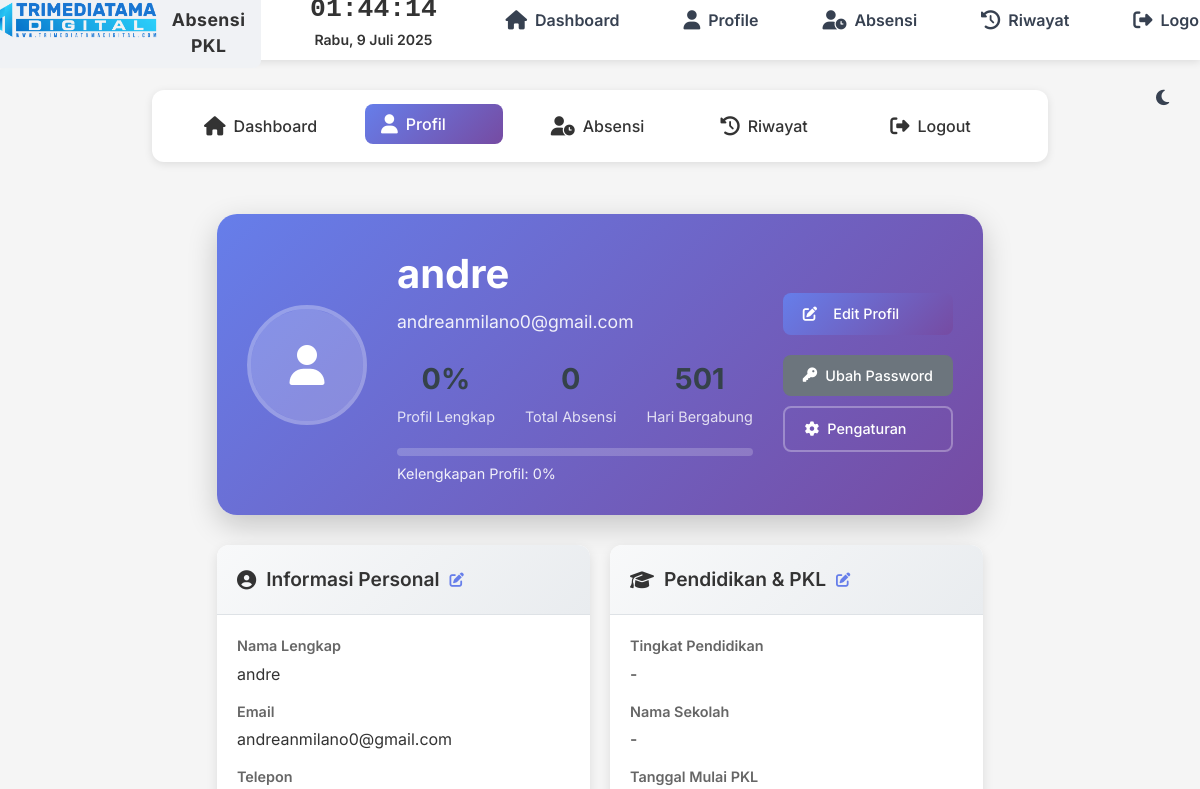
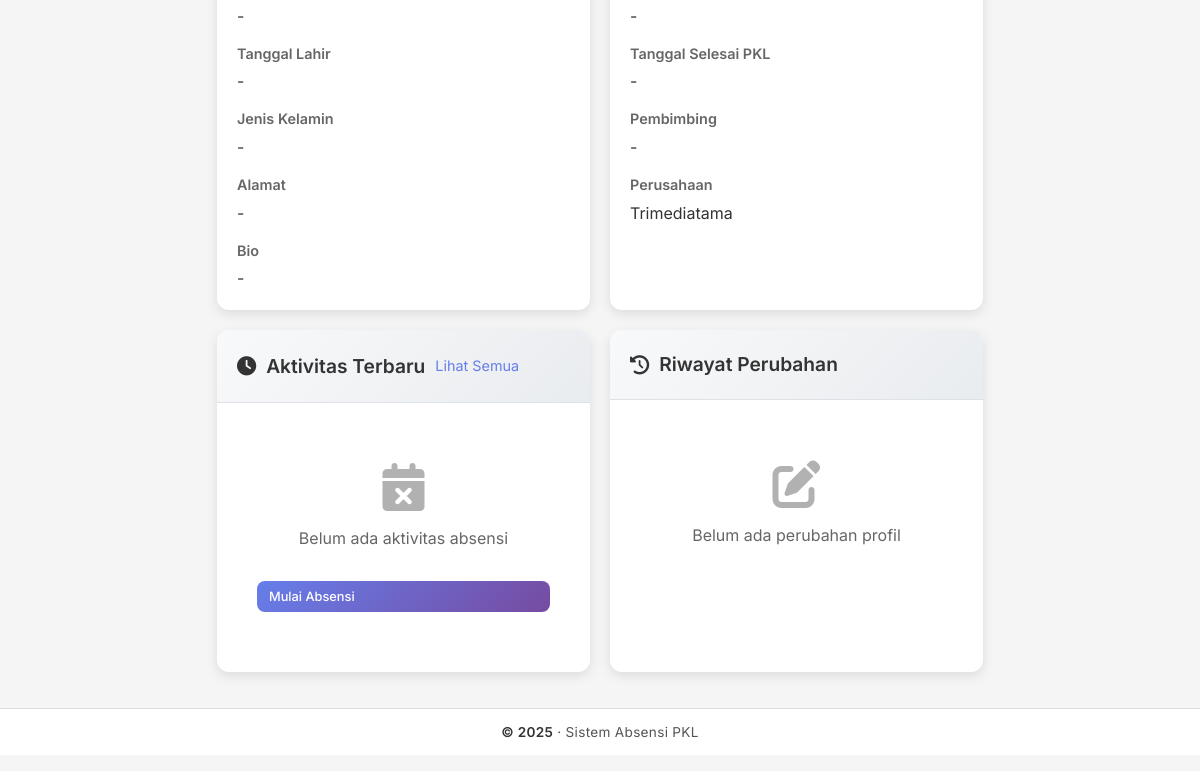
/profile (signed in), run on an earlier commit of the app's database (2 pictures, top to bottom).
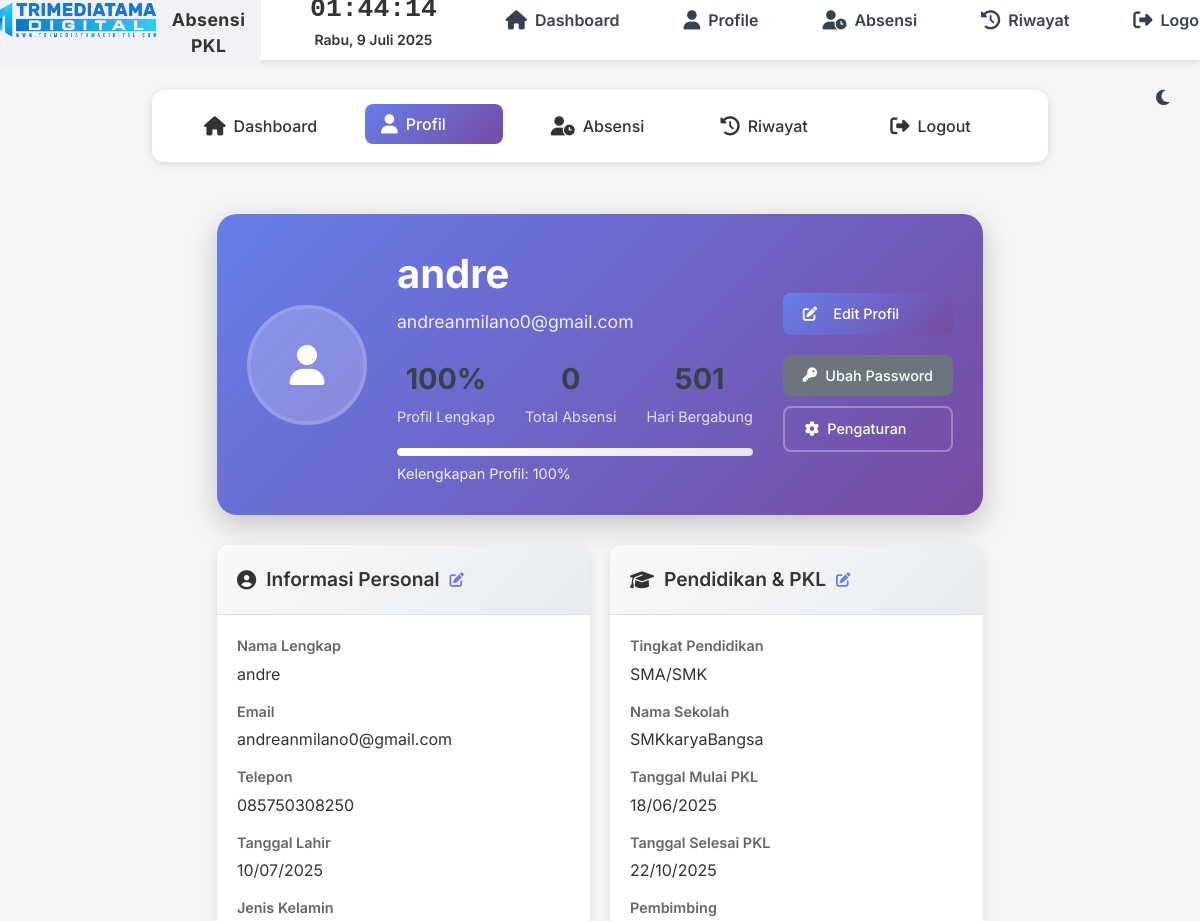
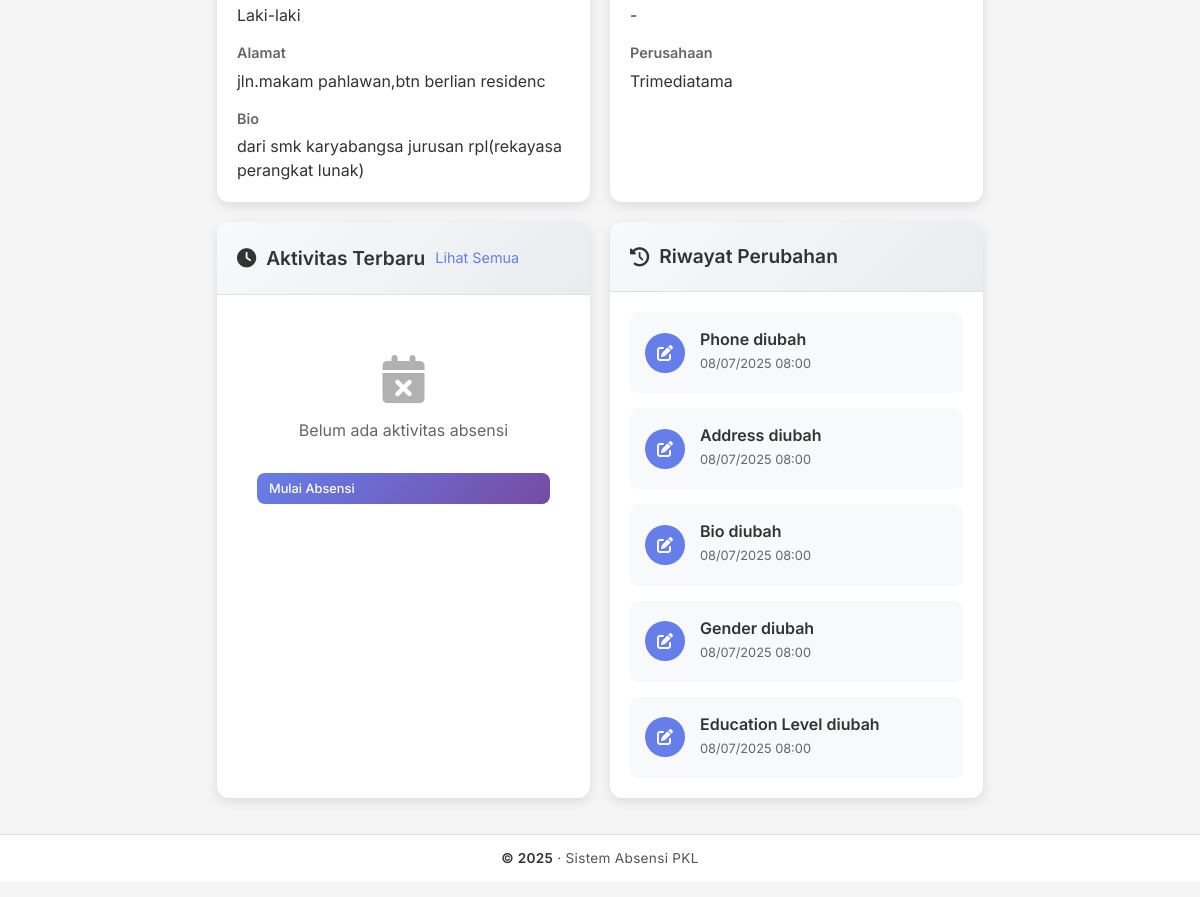
And on a later commit of the database (2 pictures, top to bottom).
### src/models.py (models this page shows, shortened)
class Student(db.Model):
    __tablename__ = 'students'
    id = db.Column(db.Integer, primary_key=True)
    name = db.Column(db.String(100), nullable=False)
    email = db.Column(db.String(120), unique=True, nullable=False)
    password = db.Column(db.String(100), nullable=False)
    created_at = db.Column(db.DateTime, default=datetime.utcnow)
    supervisor = db.Column(db.String(100), nullable=True)
    company = db.Column(db.String(100), nullable=True)
    profile_picture = db.Column(db.String(255), nullable=True, default='default-avatar.png')
    phone = db.Column(db.String(20), nullable=True)
    address = db.Column(db.Text, nullable=True)
    bio = db.Column(db.Text, nullable=True)
    birth_date = db.Column(db.Date, nullable=True)
    gender = db.Column(db.String(10), nullable=True)
    education_level = db.Column(db.String(50), nullable=True)
    school_name = db.Column(db.String(100), nullable=True)
    internship_start_date = db.Column(db.Date, nullable=True)
    internship_end_date = db.Column(db.Date, nullable=True)
    updated_at = db.Column(db.DateTime, default=datetime.utcnow, onupdate=datetime.utcnow)
    is_profile_complete = db.Column(db.Boolean, default=False)
    notification_enabled = db.Column(db.Boolean, default=True)
    theme_preference = db.Column(db.String(10), default='light')

class ProfileChangeLog(db.Model):
    __tablename__ = 'profile_change_logs'
    id = db.Column(db.Integer, primary_key=True)
    student_id = db.Column(db.Integer, db.ForeignKey('students.id'), nullable=False)
    field_changed = db.Column(db.String(50), nullable=False)
    old_value = db.Column(db.Text, nullable=True)
    new_value = db.Column(db.Text, nullable=True)
    changed_at = db.Column(db.DateTime, default=datetime.utcnow)
    ip_address = db.Column(db.String(45), nullable=True)
    student = db.relationship('Student', backref=db.backref('profile_changes', lazy=True))

### src/app.py (the view)
@app.route('/profile')
def profile():
    if not session.get('logged_in'):
        return redirect(url_for('login'))
    student = Student.query.get(session['student_id'])
    if not student:
        flash('Student not found', 'error')
        return redirect(url_for('logout'))
    profile_fields = [
        student.phone, student.address, student.bio, student.birth_date,
        student.gender, student.education_level, student.school_name,
        student.internship_start_date, student.internship_end_date
    ]
    completed_fields = sum(1 for field in profile_fields if field)
    completion_percentage = int((completed_fields / len(profile_fields)) * 100)
    recent_attendances = Attendance.query.filter_by(student_id=student.id).order_by(Attendance.date.desc()).limit(5).all()
    recent_changes = ProfileChangeLog.query.filter_by(student_id=student.id).order_by(ProfileChangeLog.changed_at.desc()).limit(5).all()
    return render_template('profile.html',
                         student=student,
                         completion_percentage=completion_percentage,
                         recent_attendances=recent_attendances,
                         recent_changes=recent_changes)

### src/templates/profile.html (shortened to what this page needs)
{% extends 'base.html' %}
{% block content %}
<nav class="profile-navbar desktop-navbar">
    <a href="{{ url_for('dashboard') }}" class="nav-link">
        <i class="fas fa-home"></i> Dashboard
    </a>
    <a href="{{ url_for('profile') }}" class="nav-link{% if request.endpoint == 'profile' %} active{% endif %}">
        <i class="fas fa-user"></i> Profil
    </a>
    <a href="{{ url_for('attendance') }}" class="nav-link">
        <i class="fas fa-user-clock"></i> Absensi
    </a>
    <a href="{{ url_for('history') }}" class="nav-link">
        <i class="fas fa-history"></i> Riwayat
    </a>
    <a href="{{ url_for('logout') }}" class="nav-link">
        <i class="fas fa-sign-out-alt"></i> Logout
    </a>
</nav>
<div class="profile-container">
    <div class="profile-header">
        <div class="profile-avatar-section">
            <div class="avatar-container" onclick="openPhotoModal()">
                {% if student.profile_picture and student.profile_picture != 'default-avatar.png' %}
                    <img src="{{ url_for('static', filename='uploads/profiles/' + student.profile_picture) }}"
                         alt="Profile Picture" class="profile-avatar" id="profileAvatar">
                {% else %}
                    <div class="default-avatar">
                        <i class="fas fa-user"></i>
                    </div>
                {% endif %}
            </div>
        </div>
        <div class="profile-info">
            <h1>{{ student.name }}</h1>
            <p class="email">{{ student.email }}</p>
            <div class="profile-stats">
                <div class="stat-item">
                    <span class="stat-number">{{ completion_percentage }}%</span>
                    <span class="stat-label">Profil Lengkap</span>
                </div>
                <div class="stat-item">
                    <span class="stat-number">{{ student.attendances|length }}</span>
                    <span class="stat-label">Total Absensi</span>
                </div>
                <div class="stat-item">
                    <span class="stat-number">{{ (student.created_at.now() - student.created_at).days }}</span>
                    <span class="stat-label">Hari Bergabung</span>
                </div>
            </div>
            <div class="completion-progress">
                <div class="progress-bar">
                    <div class="progress-fill" style="width: {{ completion_percentage }}%"></div>
                </div>
                <span class="progress-text">Kelengkapan Profil: {{ completion_percentage }}%</span>
            </div>
        </div>
        <div class="profile-actions">
            <a href="{{ url_for('edit_profile') }}" class="btn btn-primary">
                <i class="fas fa-edit"></i> Edit Profil
            </a>
            <a href="{{ url_for('change_password') }}" class="btn btn-secondary">
                <i class="fas fa-key"></i> Ubah Password
            </a>
            <a href="{{ url_for('profile_settings') }}" class="btn btn-outline">
                <i class="fas fa-cog"></i> Pengaturan
            </a>
        </div>
    </div>
    <div class="profile-content">
        <div class="profile-grid">
            <div class="profile-card">
                <div class="card-header">
                    <h3><i class="fas fa-user-circle"></i> Informasi Personal</h3>
                    <button class="btn-edit" onclick="editPersonalInfo()">
                        <i class="fas fa-edit"></i>
                    </button>
                </div>
                <div class="card-body">
                    <div class="info-grid">
                        <div class="info-item">
                            <label>Nama Lengkap</label>
                            <span>{{ student.name or '-' }}</span>
                        </div>
                        <div class="info-item">
                            <label>Email</label>
                            <span>{{ student.email }}</span>
                        </div>
                        <div class="info-item">
                            <label>Telepon</label>
                            <span>{{ student.phone or '-' }}</span>
                        </div>
                        <div class="info-item">
                            <label>Tanggal Lahir</label>
                            <span>{{ student.birth_date.strftime('%d/%m/%Y') if student.birth_date else '-' }}</span>
                        </div>
                        <div class="info-item">
                            <label>Jenis Kelamin</label>
                            <span>{{ student.gender or '-' }}</span>
                        </div>
                        <div class="info-item full-width">
                            <label>Alamat</label>
                            <span>{{ student.address or '-' }}</span>
                        </div>
                        <div class="info-item full-width">
                            <label>Bio</label>
                            <span>{{ student.bio or '-' }}</span>
                        </div>
                    </div>
                </div>
            </div>
            <div class="profile-card">
                <div class="card-header">
                    <h3><i class="fas fa-graduation-cap"></i> Pendidikan & PKL</h3>
                    <button class="btn-edit" onclick="editEducationInfo()">
                        <i class="fas fa-edit"></i>
                    </button>
                </div>
                <div class="card-body">
                    <div class="info-grid">
                        <div class="info-item">
                            <label>Tingkat Pendidikan</label>
                            <span>{{ student.education_level or '-' }}</span>
                        </div>
                        <div class="info-item">
                            <label>Nama Sekolah</label>
                            <span>{{ student.school_name or '-' }}</span>
                        </div>
                        <div class="info-item">
                            <label>Tanggal Mulai PKL</label>
                            <span>{{ student.internship_start_date.strftime('%d/%m/%Y') if student.internship_start_date else '-' }}</span>
                        </div>
                        <div class="info-item">
                            <label>Tanggal Selesai PKL</label>
                            <span>{{ student.internship_end_date.strftime('%d/%m/%Y') if student.internship_end_date else '-' }}</span>
                        </div>
                        <div class="info-item">
                            <label>Pembimbing</label>
                            <span>{{ student.supervisor or '-' }}</span>
                        </div>
                        <div class="info-item">
                            <label>Perusahaan</label>
                            <span>{{ student.company or 'Trimediatama' }}</span>
                        </div>
                    </div>
                </div>
            </div>
            <div class="profile-card">
                <div class="card-header">
                    <h3><i class="fas fa-clock"></i> Aktivitas Terbaru</h3>
                    <a href="{{ url_for('history') }}" class="btn-view-all">Lihat Semua</a>
                </div>
                <div class="card-body">
                    {% if recent_attendances %}
                        <div class="activity-list">
                            {% for attendance in recent_attendances %}
                            <div class="activity-item">
                                <div class="activity-icon">
                                    {% if attendance.status == 'hadir' %}
                                        <i class="fas fa-user-check text-success"></i>
                                    {% elif attendance.status == 'terlambat' %}
                                        <i class="fas fa-user-clock text-warning"></i>
                                    {% else %}
                                        <i class="fas fa-user-times text-danger"></i>
                                    {% endif %}
                                </div>
                                <div class="activity-content">
                                    <div class="activity-title">Absensi {{ attendance.attendance_type.title() }}</div>
                                    <div class="activity-meta">
                                        {{ attendance.date.strftime('%d/%m/%Y') }} -
                                        {{ attendance.time_in.strftime('%H:%M') if attendance.time_in else '-' }}
                                    </div>
                                    {% if attendance.activity %}
                                        <div class="activity-desc">{{ attendance.activity[:50] }}...</div>
                                    {% endif %}
                                </div>
                                <span class="activity-status status-{{ attendance.status }}">
                                    {{ attendance.status.title() }}
                                </span>
                            </div>
                            {% endfor %}
                        </div>
                    {% else %}
                        <div class="empty-state">
                            <i class="fas fa-calendar-times"></i>
                            <p>Belum ada aktivitas absensi</p>
                            <a href="{{ url_for('attendance') }}" class="btn btn-primary btn-sm">
                                Mulai Absensi
                            </a>
                        </div>
                    {% endif %}
                </div>
            </div>
            <div class="profile-card">
                <div class="card-header">
                    <h3><i class="fas fa-history"></i> Riwayat Perubahan</h3>
                </div>
                <div class="card-body">
                    {% if recent_changes %}
                        <div class="changes-list">
                            {% for change in recent_changes %}
                            <div class="change-item">
                                <div class="change-icon">
                                    <i class="fas fa-edit"></i>
                                </div>
                                <div class="change-content">
                                    <div class="change-title">{{ change.field_changed.replace('_', ' ').title() }} diubah</div>
                                    <div class="change-meta">{{ change.changed_at.strftime('%d/%m/%Y %H:%M') }}</div>
                                </div>
                            </div>
                            {% endfor %}
                        </div>
                    {% else %}
                        <div class="empty-state">
                            <i class="fas fa-edit"></i>
                            <p>Belum ada perubahan profil</p>
                        </div>
                    {% endif %}
                </div>
            </div>
        </div>
    </div>
</div>
{% endblock %}

What changed in the data, as far as the page shows it:
changed Student "andre": phone "-" → "085750308250"; birth_date "-" → "10/07/2025"; gender "-" → "Laki-laki"; address "-" → "jln.makam pahlawan,btn berlian residenc"; bio "-" → "dari smk karyabangsa jurusan rpl(rekayasa perangkat lunak)"; education_level "-" → "SMA/SMK"; school_name "-" → "SMKkaryaBangsa"; internship_start_date "-" → "18/06/2025"; internship_end_date "-" → "22/10/2025"
added ProfileChangeLog: field_changed.replace "Phone", changed_at "08/07/2025 08:00"
added ProfileChangeLog: field_changed.replace "Address", changed_at "08/07/2025 08:00"
added ProfileChangeLog: field_changed.replace "Bio", changed_at "08/07/2025 08:00"
added ProfileChangeLog: field_changed.replace "Gender", changed_at "08/07/2025 08:00"
added ProfileChangeLog: field_changed.replace "Education Level", changed_at "08/07/2025 08:00"
Also different on the page:
{{ completion_percentage }}: "0" → "100"
text no longer shown: "Belum ada perubahan profil"
